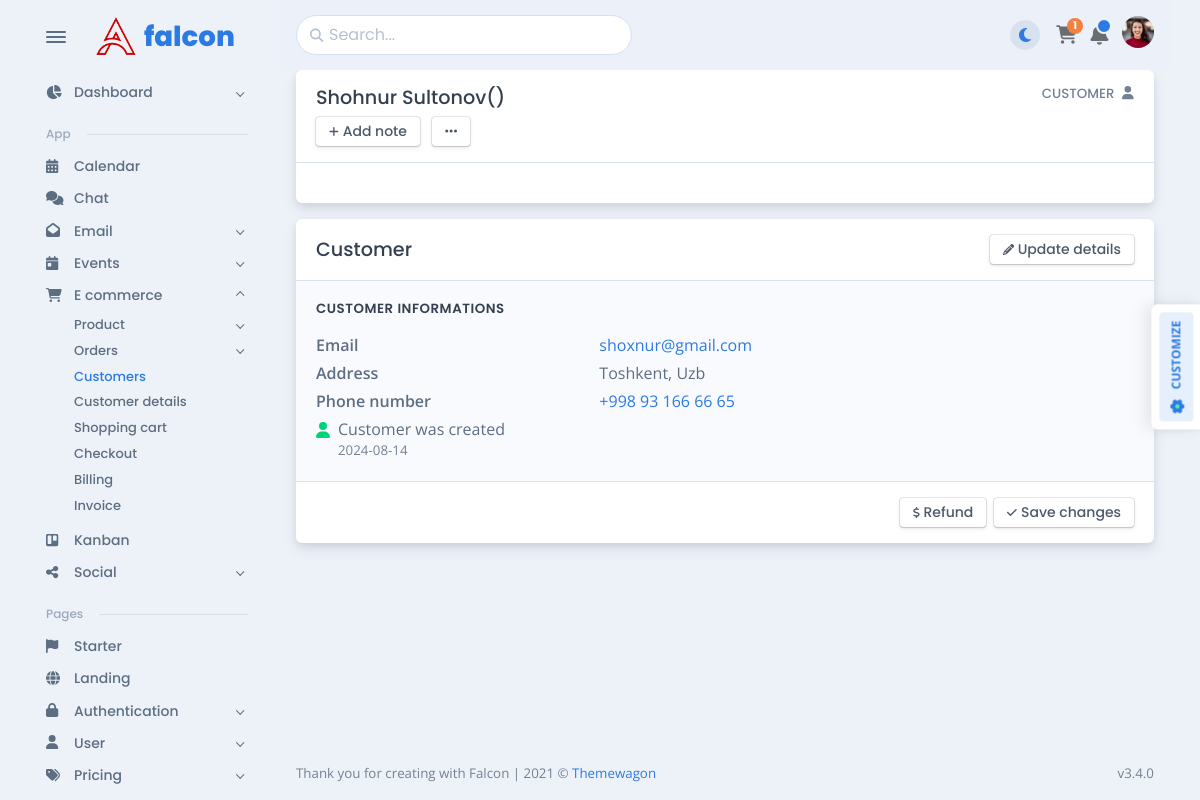
The page /customer-detail/1/ (signed in) on the database its author committed.
### customer/models.py (models this page shows, shortened)
class BaseModel(models.Model):
    created_at = models.DateTimeField(auto_now_add=True)
    updated_at = models.DateTimeField(auto_now=True)
    class Meta:
        abstract = True

class Customer(BaseModel):
    first_name = models.CharField(max_length=50)
    last_name = models.CharField(max_length=50)
    email = models.EmailField()
    phone = models.CharField(max_length=50)
    address = models.CharField(max_length=50)
    image = models.ImageField(upload_to='customers/')
    @property
    def joined_at(self):
        return self.created_at.strftime('%Y-%m-%d')
    @property
    def full_name(self):
        return f'{self.first_name} {self.last_name}'

### customer/views.py (the view)
# urls.py: path('customer-detail/<int:customer_id>/', views.customer_details, name='customer_details'),
@login_required()
def customer_details(request, customer_id):
    customer = Customer.objects.get(id=customer_id)
    context = {
        'customer': customer
    }
    return render(request, 'customer-details.html', context)

### templates/customer-details.html (shortened to what this page needs)
{% extends 'base.html' %}
{% load static %}
{% block content %}
    <div class="card mb-3">
        <div class="card-header">
            <div class="row">
                <div class="col">
                    <h5 class="mb-2">{{ customer.full_name }}(<a href=""></a>)</h5><a
                        class="btn btn-falcon-default btn-sm" href="#!"><span class="fas fa-plus fs--2 me-1"></span>Add
                    note</a>
                    <button class="btn btn-falcon-default btn-sm dropdown-toggle ms-2 dropdown-caret-none" type="button"
                            data-bs-toggle="dropdown" aria-haspopup="true" aria-expanded="false"><span
                            class="fas fa-ellipsis-h"></span></button>
                </div>
                <div class="col-auto d-none d-sm-block">
                    <h6 class="text-uppercase text-600" href="{% url 'customer_details' customer.id %}">Customer<span
                            class="fas fa-user ms-2"></span></h6>
                </div>
            </div>
        </div>
        <div class="card-body border-top">
        </div>
    </div>
    <div class="card mb-3">
        <div class="card-header">
            <div class="row align-items-center">
                <div class="col">
                    <h5 class="mb-0">Customer</h5>
                </div>
                <div class="col-auto"><a class="btn btn-falcon-default btn-sm" href="#!"><span
                        class="fas fa-pencil-alt fs--2 me-1"></span>Update details</a></div>
            </div>
        </div>
        <div class="card-body bg-light border-top">
            <div class="row">
                <div class="col-lg col-xxl-5 mt-4 mt-lg-0 offset-xxl-1">
                    <h6 class="fw-semi-bold ls mb-3 text-uppercase">Customer informations</h6>
                    <div class="row">
                        <div class="col-5 col-sm-4">
                            <p class="fw-semi-bold mb-1">Email</p>
                        </div>
                        <div class="col"><a href="#">{{ customer.email }}</a></div>
                    </div>
                    <div class="row">
                        <div class="col-5 col-sm-4">
                            <p class="fw-semi-bold mb-1">Address</p>
                        </div>
                        <div class="col">
                            <p class="mb-1">{{ customer.address }}<br/></p>
                        </div>
                    </div>
                    <div class="row">
                        <div class="col-5 col-sm-4">
                            <p class="fw-semi-bold mb-1">Phone number</p>
                        </div>
                        <div class="col"><a href="#">{{ customer.phone }}</a></div>
                    </div>
                    <div class="d-flex"><span class="fas fa-user text-success me-2" data-fa-transform="down-5"></span>
                        <div class="flex-1">
                            <p class="mb-0">Customer was created</p>
                            <p class="fs--1 mb-0 text-600">{{ customer.joined_at }}</p>
                        </div>
                    </div>
                </div>
            </div>
        </div>
        <div class="card-footer border-top text-end"><a class="btn btn-falcon-default btn-sm" href="#!"><span
                class="fas fa-dollar-sign fs--2 me-1"></span>Refund</a><a class="btn btn-falcon-default btn-sm ms-2"
                                                                          href="#!"><span
                class="fas fa-check fs--2 me-1"></span>Save changes</a></div>
    </div>
{% endblock %}

### rows shown on the page
Customer: full_name "Shohnur Sultonov", email "shoxnur@gmail.com", address "Toshkent, Uzb", phone "+998 93 166 66 65", joined_at "2024-08-14"
